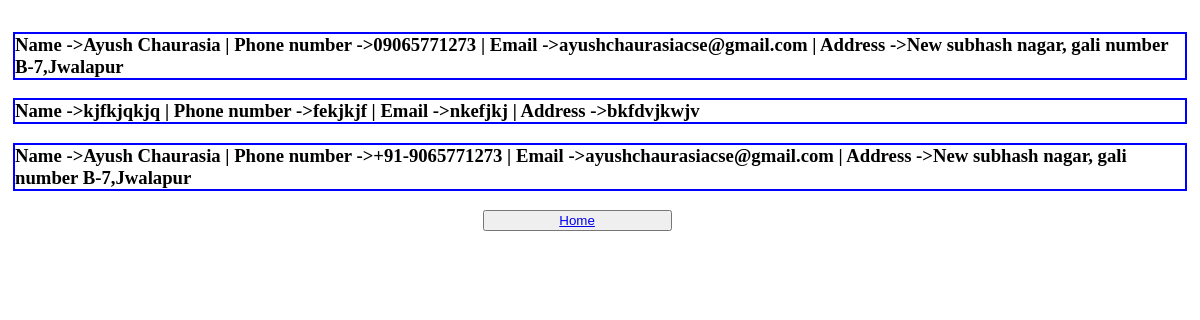
Before: /view with the older database file.
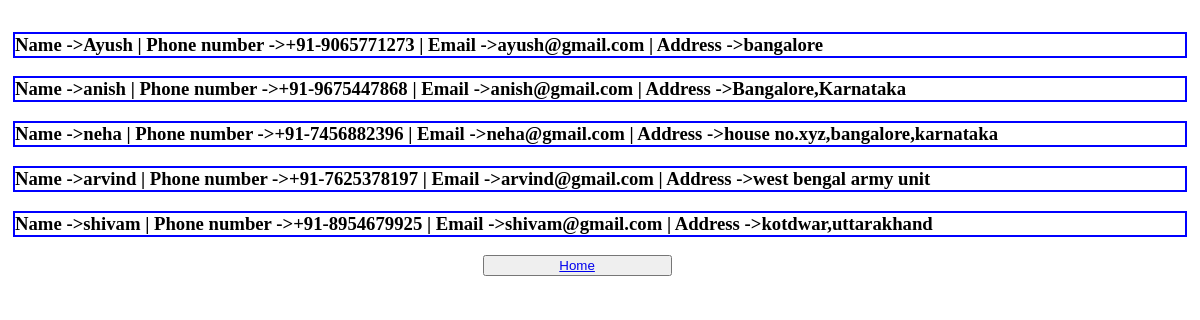
After: the same page with the newer database file.
### contacts/models.py (models this page shows, shortened)
class contacts(models.Model):
    name=models.CharField(max_length=100)
    phone=models.CharField(primary_key=True,max_length=20)
    email=models.EmailField(max_length=100)
    address=models.TextField(max_length=255)

### contacts/views.py (the view)
# urls.py: path('view',views.view,name="view")
def view(request):
        if contacts.objects.all().exists():
            c=contacts.objects.all()
            dict={'contact':c,'name':'Name ->','phone':'Phone number ->','email':'Email ->','address':'Address ->'}
            return render(request,'viewing.html',dict)
        else:
            return render(request,'viewing.html',{'msg':'contact list empty'})

### templates/viewing.html (shortened to what this page needs)
<!DOCTYPE html>
<html lang="en">
<head>
</head>
<body class="container">
    {% for i in contact %}
    <h3 class="box">
        {{i.id}}{{name}}{{i.name}} | {{phone}}{{i.phone}} | {{email}}{{i.email}} | {{address}}{{i.address}}
    </h3>
    {% endfor %}
    <button class="btn"><a  href="/">Home</a></button>
</body>
</html>

### templates/viewing.html (style rules this page uses)
.container { padding: 5px; }
.btn { width: 5cm; margin-left: 40%; }
.box { border: 2px solid blue; }

Changed rows visible on the page:
removed contacts: name "Name ->", name "Ayush Chaurasia", phone "Phone number ->", phone "09065771273", email "Email ->", email "ayushchaurasiacse@gmail.com", address "Address ->", address "New subhash nagar, gali number B-7,Jwalapur"
removed contacts: name "Name ->", name "kjfkjqkjq", phone "Phone number ->", phone "fekjkjf", email "Email ->", email "nkefjkj", address "Address ->", address "bkfdvjkwjv"
changed contacts "+91-9065771273": name "Ayush Chaurasia" → "Ayush"; email "ayushchaurasiacse@gmail.com" → "ayush@gmail.com"; address "New subhash nagar, gali number B-7,Jwalapur" → "bangalore"
added contacts: name "Name ->", name "anish", phone "Phone number ->", phone "+91-9675447868", email "Email ->", email "anish@gmail.com", address "Address ->", address "Bangalore,Karnataka"
added contacts: name "Name ->", name "neha", phone "Phone number ->", phone "+91-7456882396", email "Email ->", email "neha@gmail.com", address "Address ->", address "house no.xyz,bangalore,karnataka"
added contacts: name "Name ->", name "arvind", phone "Phone number ->", phone "+91-7625378197", email "Email ->", email "arvind@gmail.com", address "Address ->", address "west bengal army unit"
added contacts: name "Name ->", name "shivam", phone "Phone number ->", phone "+91-8954679925", email "Email ->", email "shivam@gmail.com", address "Address ->", address "kotdwar,uttarakhand"
